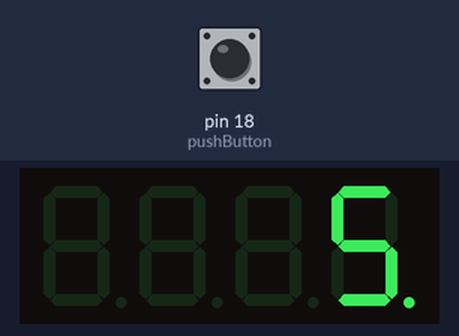
A sketch run on a simulated Arduino Uno, built with avr-gcc and run on an emulated ATmega328P. Parts: 4-digit seven-segment display. The inputs (shaded band) are chosen by the test bench; at power-on: pin 18 (pushButton) HIGH. What the sketch prints to the serial monitor is not drawn.

Above: at 5.1 s.

The sketch:

gra-Minutka-2graczy.ino
```cpp
/* Gra "Minutka"
   Pomysł: Antek Kaczor
   Realizacja: Paweł Kaczor

   Gra polega na wyliczeniu "w myślach" kiedy upłynie jedna minuta.
   Gracze naciskają swoje przyciski kiedy uważają, że nadszedł właściwy czas.
   Arduino zapamiętuje czas naciśnięcia i numer gracza.
   Gdy ostatni gracz przyciśnie swój przycisk, program wybiera czas najbliższy
   jednej minucie, sprawdza który gracz zwyciężył i zapala jego diodę.

   W program użyłem biblioteki SevSeg, ułatwiającej zabawę z 7-segmentowym wyświetlaczem.
*/

#include "SevSeg.h"

SevSeg sevseg; //Instantiate a seven segment controller object
int pushButton = 18;         // pin Analog 4 - tu jest testowy przycisk
static int wynik1 = 0;       // wynik pierwszego gracza
#define interval 6000        // jedna minuta
unsigned long previousMillis=0;
float diffMillis=0;  // różnica między zapamiętanymi a obecnymi millisami
float gracz1=0;
float gracz2=0;
int ileRazy=0;      // ile razy gramy?
float winner;

void saveTimer(unsigned long currentMillis){
    diffMillis = currentMillis - previousMillis;
    if (ileRazy == 0) {
      gracz1 = diffMillis;
      ileRazy++;
    } else if (ileRazy == 1) {
      gracz2 = diffMillis;
      ileRazy++;
    } else if (ileRazy == 2) {
      winner = max(gracz1, gracz2);
    }
      if (diffMillis > 5000) {  // nie sprawdzam poniżej 5 sek. od poprzedniego naciśnięcia (tyle też trwa wyświetlenie)
          Serial.print("Roznica wynosi: ");
          Serial.print(currentMillis);
          Serial.print(" - ");
          Serial.print(previousMillis);
          Serial.print(" = ");
          Serial.print(diffMillis);
          Serial.print(" czyli ");
          Serial.print(diffMillis / 1000);
          Serial.println(" sekund.");
          Serial.print("ileRazy: ");
          Serial.println(ileRazy);
          Serial.print("gracz1: ");
          Serial.println(gracz1);
          Serial.print("gracz2: ");
          Serial.println(gracz2);
          Serial.print("And the Winner is: ");
          Serial.println(winner);
          previousMillis = currentMillis;
          sevseg.setNumber(diffMillis/1000, 0);
      }
}


void setup() {
  pinMode(pushButton, INPUT_PULLUP);
  // Konsola debugowania ;)
  Serial.begin(9600);
  delay(1000);  // czekam 1s na zainicjowanie Seriala
  Serial.println("Startuję...");
  // Ustawienia 7-segmentowego wyświetlacza
  byte numDigits = 4;
  byte digitPins[] = {2, 3, 4, 5};
  byte segmentPins[] = {13, 12, 11, 10, 9, 8, 7, 6};
  sevseg.begin(COMMON_ANODE, numDigits, digitPins, segmentPins);
  sevseg.setBrightness(90);
}

void loop() {
  unsigned long currentMillis = millis();
  if (digitalRead(pushButton) == HIGH) {
    saveTimer(currentMillis);
    sevseg.refreshDisplay(); // Must run repeatedly

   } else {

    // Serial.println(currentMillis);

   }
}
```
